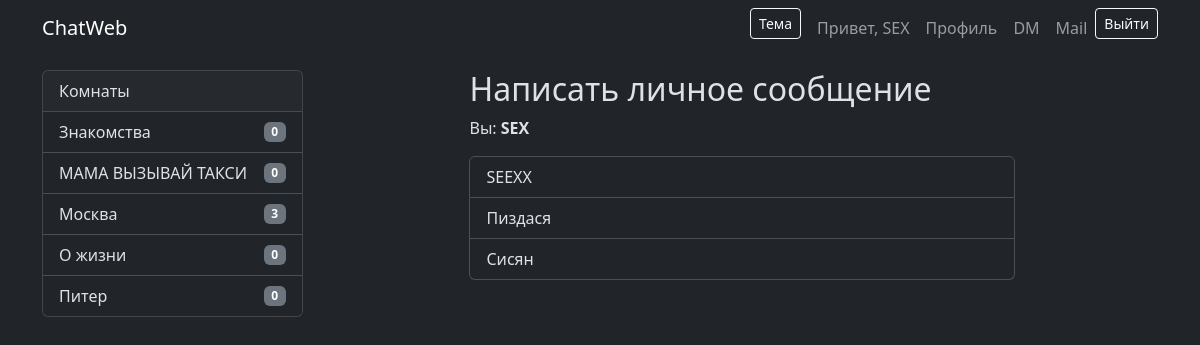
The page /dm (signed in) on the database its author committed.
### tables this page shows
CREATE TABLE auth (
        auth_id INTEGER PRIMARY KEY AUTOINCREMENT,
        user_id INTEGER,
        nickname TEXT UNIQUE,
        password_hash TEXT
    , role TEXT DEFAULT 'user');

CREATE TABLE rooms (
                room_id INTEGER PRIMARY KEY AUTOINCREMENT,
                name TEXT UNIQUE,
                description TEXT
            );

CREATE TABLE users (
                user_id INTEGER PRIMARY KEY,
                nickname TEXT UNIQUE,
                age INTEGER,
                gender TEXT,
                bio TEXT,
                current_room TEXT
            , hobbies TEXT, city TEXT, motto TEXT);

### web_app.py (the view)
@app.route('/dm')
def dm_index():
    if 'nickname' not in session:
        return redirect(url_for('login'))
    nick = session['nickname']
    conn = get_db_connection()
    users = conn.execute("SELECT nickname FROM users WHERE nickname != ?", (nick,)).fetchall()
    conn.close()
    return render_template('dm_index.html', users=users, nickname=nick)

### web_app.py (called while the page is built)
def get_db_connection():
    conn = sqlite3.connect(DB_PATH, detect_types=sqlite3.PARSE_DECLTYPES | sqlite3.PARSE_COLNAMES)
    conn.row_factory = sqlite3.Row
    return conn

@app.context_processor
def inject_rooms_sidebar():
    try:
        conn = get_db_connection()
        rooms = conn.execute("SELECT name, description FROM rooms ORDER BY name").fetchall()
        out = []
        for r in rooms:
            cnt = conn.execute("SELECT COUNT(*) as c FROM users WHERE current_room = ?", (r['name'],)).fetchone()['c']
            out.append({'name': r['name'], 'description': r['description'], 'count': cnt})
        conn.close()
        return { 'rooms_sidebar': out }
    except Exception:
        return { 'rooms_sidebar': [] }

def is_admin_nick(nickname: str) -> bool:
    if not nickname:
        return False
    conn = get_db_connection()
    row = conn.execute("SELECT role FROM auth WHERE nickname = ?", (nickname,)).fetchone()
    conn.close()
    return bool(row and (row['role'] or '').lower() == 'admin')

### templates/dm_index.html (shortened to what this page needs)
{% extends "base.html" %}
{% block content %}
  <div class="row">
    <div class="col-md-8 offset-md-2">
      <h2>Написать личное сообщение</h2>
      <p>Вы: <strong>{{ nickname }}</strong></p>
      <div class="list-group">
        {% for u in users %}
          <a class="list-group-item list-group-item-action" href="{{ url_for('dm_view', target_nick=u.nickname) }}">{{ u.nickname }}</a>
        {% endfor %}
      </div>
    </div>
  </div>
{% endblock %}

### templates/base.html (shortened to what this page needs)
<!doctype html>
<html lang="ru" data-bs-theme="dark">
<head>
  <link href="https://cdn.jsdelivr.net/npm/bootstrap@5.3.2/dist/css/bootstrap.min.css" rel="stylesheet">
</head>
<body>
<nav class="navbar navbar-expand-lg navbar-dark bg-dark fixed-top">
  <div class="container">
    <a class="navbar-brand" href="{{ url_for('index') }}">ChatWeb</a>
    <div class="collapse navbar-collapse">
      <ul class="navbar-nav ms-auto">
        <li class="nav-item me-2">
          <button id="themeToggle" class="btn btn-sm btn-outline-light">Тема</button>
        </li>
        {% if session.get('nickname') %}
          <li class="nav-item"><a class="nav-link" href="#">Привет, {{ session['nickname'] }}</a></li>
          <li class="nav-item"><a class="nav-link" href="{{ url_for('profile') }}">Профиль</a></li>
          <li class="nav-item"><a class="nav-link" href="{{ url_for('dm_index') }}">DM</a></li>
          <li class="nav-item"><a class="nav-link" href="{{ url_for('mail') }}">Mail</a></li>
          <li class="nav-item">
            <form action="{{ url_for('logout') }}" method="post" class="d-inline">
              <button class="btn btn-sm btn-outline-light">Выйти</button>
            </form>
          </li>
        {% else %}
          <li class="nav-item"><a class="nav-link" href="{{ url_for('login') }}">Войти</a></li>
          <li class="nav-item"><a class="nav-link" href="{{ url_for('register') }}">Регистрация</a></li>
        {% endif %}
      </ul>
    </div>
  </div>
</nav>
<div class="container">
  <div class="row">
    <aside class="col-lg-3 d-none d-lg-block">
      <div class="card mb-3">
        <div class="card-header">Комнаты</div>
        <div class="list-group list-group-flush" style="max-height: 60vh; overflow:auto;">
          {% for r in rooms_sidebar %}
            <a class="list-group-item list-group-item-action d-flex justify-content-between align-items-center" href="{{ url_for('room', room_name=r.name) }}">
              <span>{{ r.name }}</span>
              <span class="badge bg-secondary">{{ r.count }}</span>
            </a>
          {% else %}
            <div class="p-3 text-muted">Нет комнат</div>
          {% endfor %}
        </div>
      </div>
    </aside>
    <main class="col-lg-9">
      {% block content %}{% endblock %}
    </main>
  </div>
</div>
</body>
</html>

### templates/base.html (style rules this page uses)
body { padding-top: 70px; }

### rows shown on the page
auth: nickname "SEX"
rooms: name "Знакомства", count "0"
rooms: name "МАМА ВЫЗЫВАЙ ТАКСИ", count "0"
rooms: name "Москва", count "3"
rooms: name "О жизни", count "0"
rooms: name "Питер", count "0"
users: nickname "SEEXX"
users: nickname "Пиздася"
users: nickname "Сисян"
